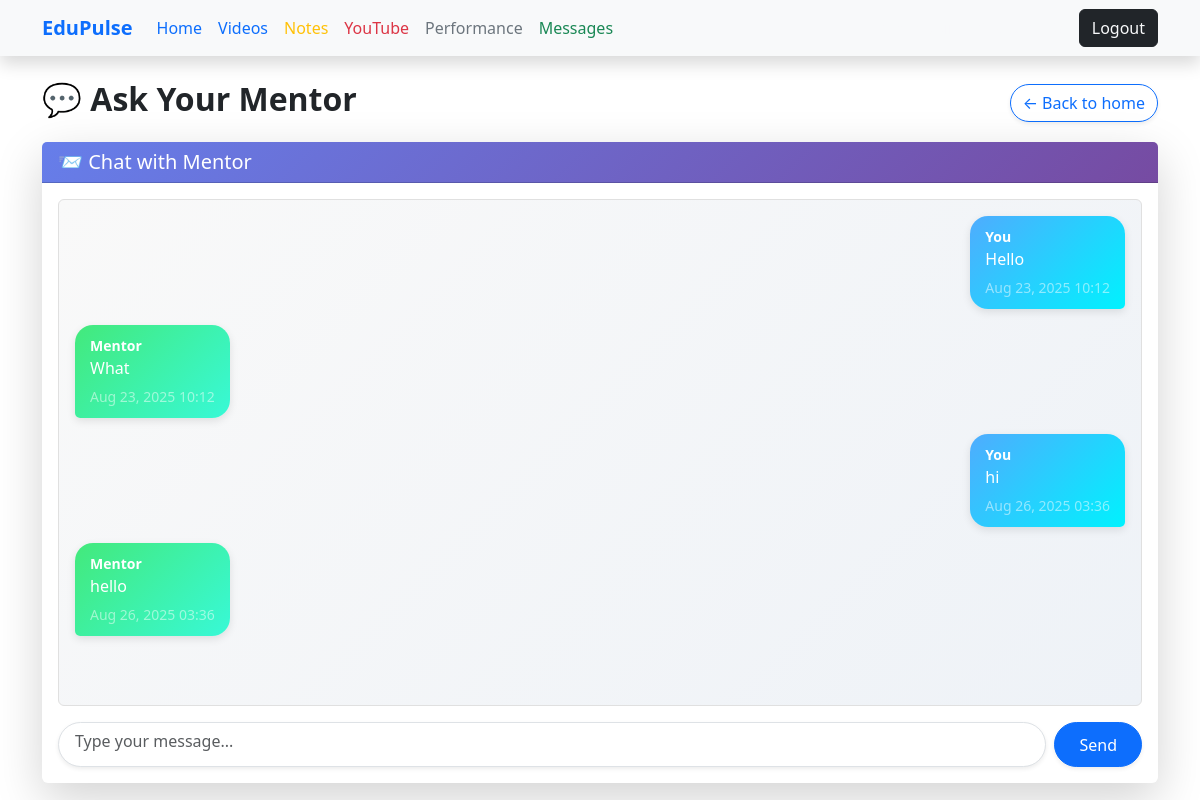
Before: /courses/student/messages/ (signed in) with the older database file.
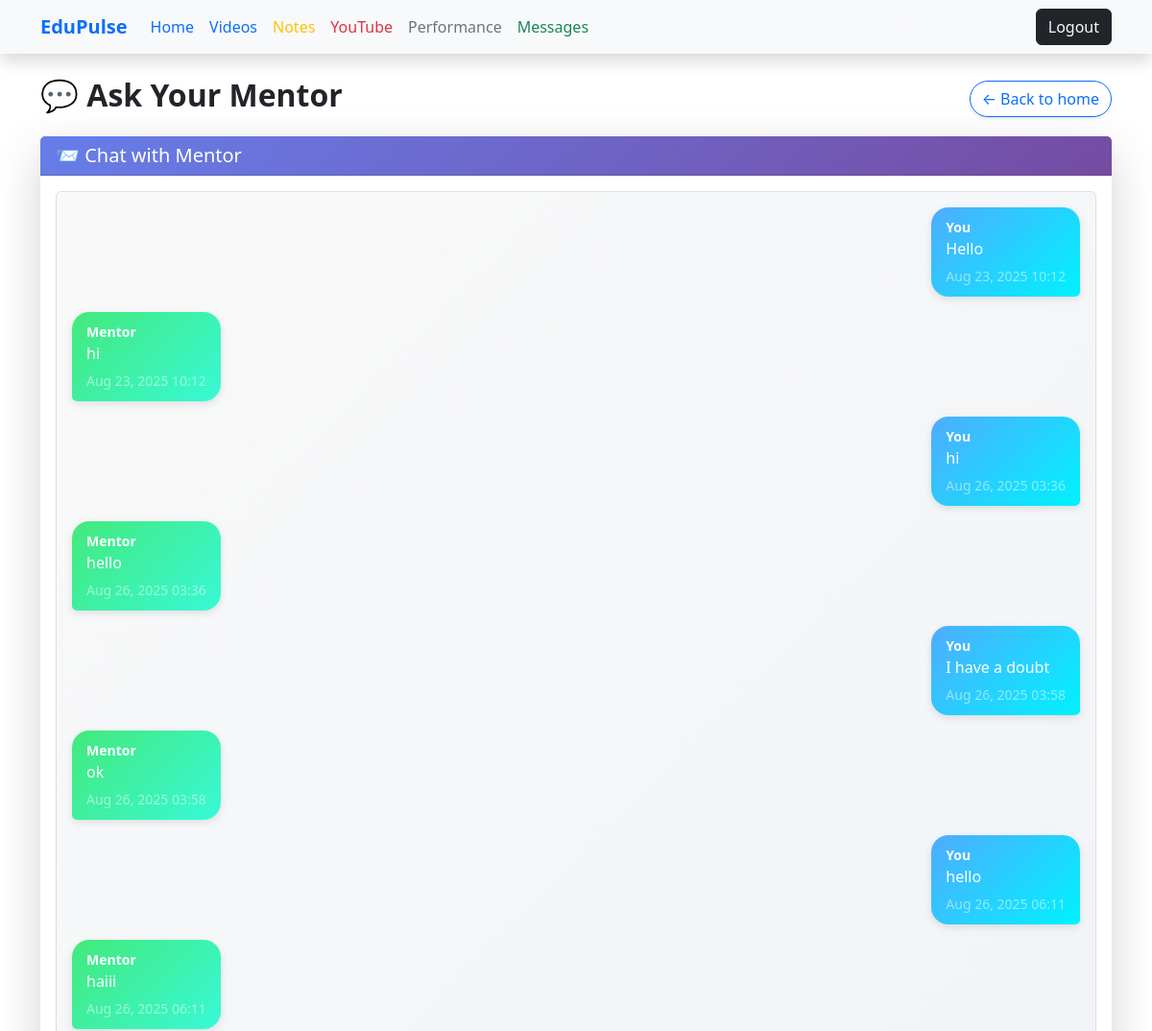
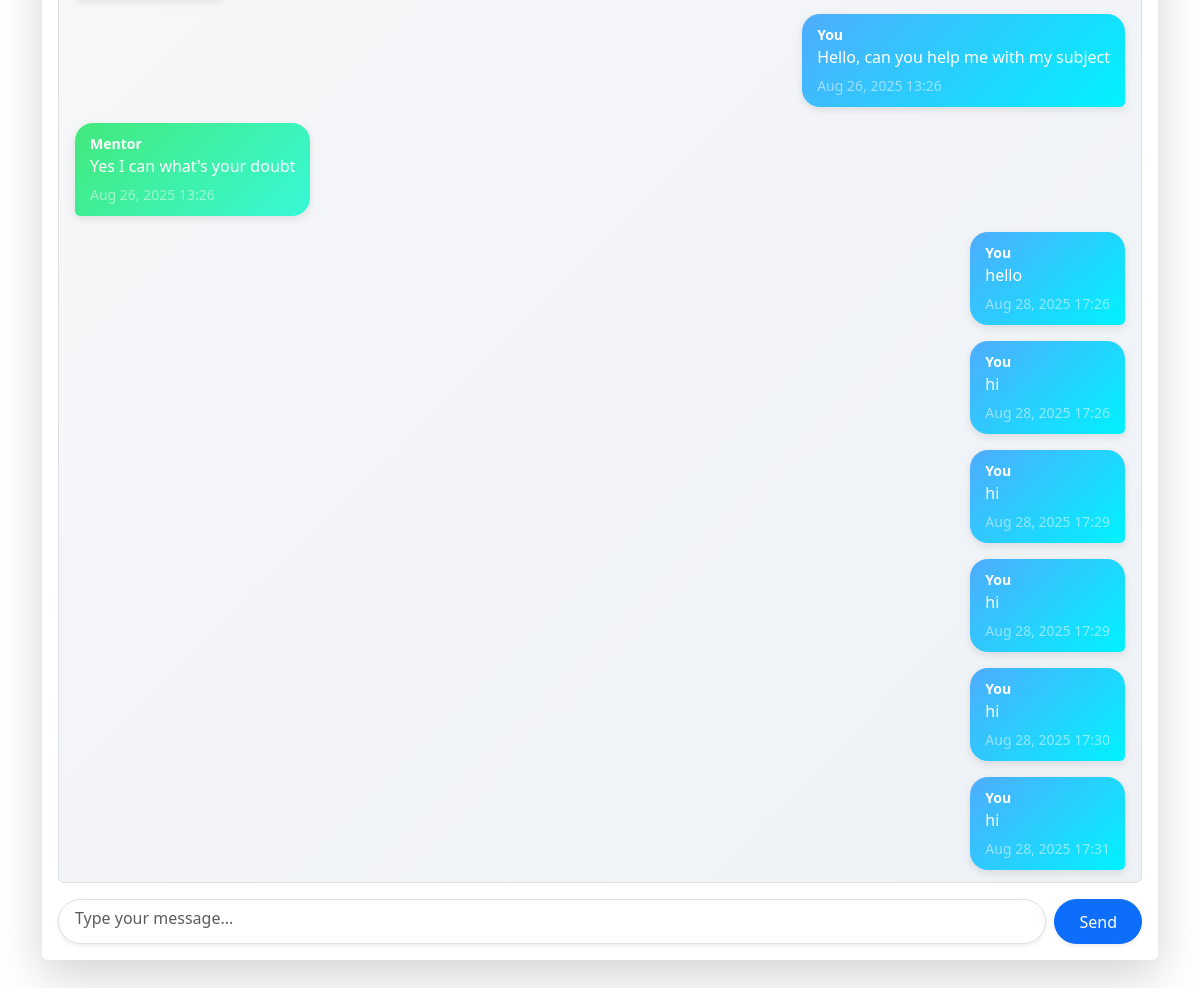
After: the same page with the newer database file (2 pictures, top to bottom).
### courses/models.py (models this page shows)
class Message(models.Model):
    student = models.ForeignKey(User, on_delete=models.CASCADE, related_name='student_msg', limit_choices_to={'role': 'student'})
    mentor = models.ForeignKey(User, on_delete=models.CASCADE, related_name='mentor_msg', limit_choices_to={'role': 'mentor'})
    question = models.TextField()
    reply = models.TextField(blank=True, null=True)
    created_at = models.DateTimeField(auto_now_add=True)

### courses/views.py (the view)
# urls.py: path('student/messages/', views.student_messages, name='student_messages'),
@login_required
def student_messages(request):
    if request.user.role != "student":
        return redirect("dashboard")
    mentor = User.objects.filter(role="mentor", course=request.user.course).first()  # student's mentor
    if request.method == "POST":
        question = request.POST.get("question")
        if mentor and question.strip():
            Message.objects.create(student=request.user, mentor=mentor, question=question)
            messages.success(request, 'Message sent successfully!')
    messages_list = Message.objects.filter(student=request.user).order_by('-created_at')
    return render(request, "courses/student_messages.html", {"messages": messages_list})

### templates/courses/student_messages.html (shortened to what this page needs)
{% extends "base.html" %}
{% block content %}
<div class="d-flex justify-content-between align-items-center mb-3">
  <h2 class="fw-bold">💬 Ask Your Mentor</h2>
  <a href="{% url 'dashboard' %}" class="btn btn-outline-primary rounded-pill shadow-sm">
    ← Back to home
  </a>
</div>
<div class="card shadow-lg border-0">
  <div class="card-header bg-gradient-primary text-white">
    <h5 class="mb-0">📨 Chat with Mentor</h5>
  </div>
  <div class="card-body d-flex flex-column" style="height: 75vh;">
    <div id="chat-box" class="flex-grow-1 mb-3 p-3 chat-box rounded">
      {% if messages %}
        {% for message in messages reversed %}
          <div class="d-flex justify-content-end mb-3">
            <div class="chat-bubble student">
              <strong class="d-block small">You</strong>
              <p class="mb-1">{{ message.question }}</p>
              <small class="text-white-50">{{ message.created_at|date:"M d, Y H:i" }}</small>
            </div>
          </div>
          {% if message.reply %}
            <div class="d-flex justify-content-start mb-3">
              <div class="chat-bubble mentor">
                <strong class="d-block small">Mentor</strong>
                <p class="mb-1">{{ message.reply }}</p>
                <small class="text-white-50">{{ message.created_at|date:"M d, Y H:i" }}</small>
              </div>
            </div>
          {% endif %}
        {% endfor %}
      {% else %}
        <p class="text-muted text-center my-auto">No messages yet. Start the conversation!</p>
      {% endif %}
    </div>
    <form method="post" class="d-flex chat-input">
      <textarea name="question" class="form-control rounded-pill px-3 me-2 shadow-sm"
                rows="1" placeholder="Type your message..." required></textarea>
      <button type="submit" class="btn btn-primary rounded-pill px-4 shadow-sm">Send</button>
    </form>
  </div>
</div>
{% endblock %}

Changed rows visible on the page:
changed Message "Hello": reply "What" → "hi"
added Message: question "I have a doubt", created_at "Aug 26, 2025 03:58", reply "ok"
added Message: question "hello", created_at "Aug 26, 2025 06:11", reply "haiii"
added Message: question "Hello, can you help me with my subject", created_at "Aug 26, 2025 13:26", reply "Yes I can what's your doubt"
added Message: question "hello", created_at "Aug 28, 2025 17:26"
added Message: question "hi", created_at "Aug 28, 2025 17:26"
added Message: question "hi", created_at "Aug 28, 2025 17:29"
added Message: question "hi", created_at "Aug 28, 2025 17:29"
added Message: question "hi", created_at "Aug 28, 2025 17:30"
added Message: question "hi", created_at "Aug 28, 2025 17:31"
